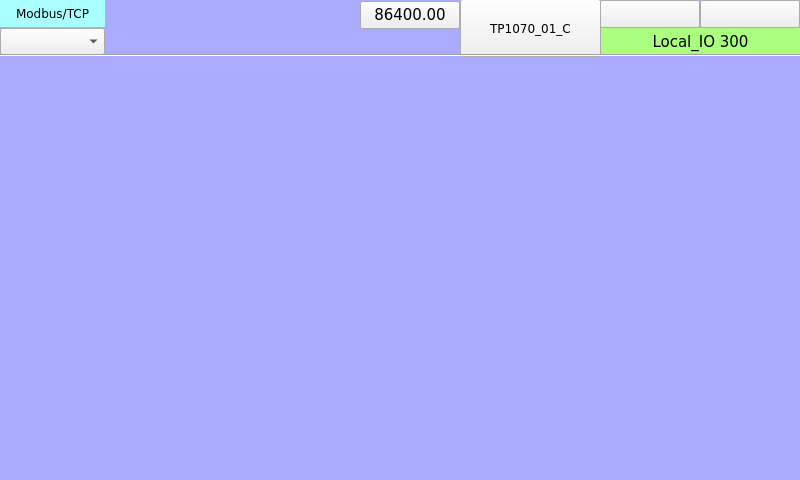
<?xml version="1.0" encoding="UTF-8"?>
<ui version="4.0">
 <class>page300</class>
 <widget class="QWidget" name="page300">
  <property name="geometry">
   <rect>
    <x>0</x>
    <y>0</y>
    <width>800</width>
    <height>480</height>
   </rect>
  </property>
  <property name="minimumSize">
   <size>
    <width>800</width>
    <height>480</height>
   </size>
  </property>
  <property name="maximumSize">
   <size>
    <width>800</width>
    <height>480</height>
   </size>
  </property>
  <property name="windowTitle">
   <string>page300</string>
  </property>
  <property name="styleSheet">
   <string notr="true">QWidget#page300
{
background-color: rgb(170, 170, 255);
}</string>
  </property>
  <widget class="QLabel" name="label_Qt_Project_2">
   <property name="geometry">
    <rect>
     <x>600</x>
     <y>28</y>
     <width>201</width>
     <height>27</height>
    </rect>
   </property>
   <property name="font">
    <font>
     <family>DejaVu Sans</family>
     <pointsize>11</pointsize>
    </font>
   </property>
   <property name="styleSheet">
    <string notr="true">background-color: rgb(170, 255, 127);</string>
   </property>
   <property name="text">
    <string>Local_IO 300</string>
   </property>
   <property name="alignment">
    <set>Qt::AlignCenter</set>
   </property>
  </widget>
  <widget class="ATCMtime" name="atcmTime_2">
   <property name="geometry">
    <rect>
     <x>700</x>
     <y>0</y>
     <width>100</width>
     <height>28</height>
    </rect>
   </property>
   <property name="font">
    <font>
     <family>DejaVu Sans</family>
     <pointsize>9</pointsize>
    </font>
   </property>
   <property name="toolTip">
    <string>ATCM QTime</string>
   </property>
   <property name="whatsThis">
    <string>ATCMtime widget</string>
   </property>
   <property name="bgColor">
    <color>
     <red>255</red>
     <green>255</green>
     <blue>127</blue>
    </color>
   </property>
   <property name="borderWidth">
    <number>0</number>
   </property>
   <property name="borderRadius">
    <number>0</number>
   </property>
  </widget>
  <widget class="QLabel" name="label_Start_3">
   <property name="geometry">
    <rect>
     <x>0</x>
     <y>0</y>
     <width>105</width>
     <height>27</height>
    </rect>
   </property>
   <property name="font">
    <font>
     <family>DejaVu Sans</family>
     <pointsize>9</pointsize>
    </font>
   </property>
   <property name="styleSheet">
    <string notr="true">background-color: rgb(170, 255, 255);</string>
   </property>
   <property name="text">
    <string>Modbus/TCP</string>
   </property>
   <property name="alignment">
    <set>Qt::AlignCenter</set>
   </property>
  </widget>
  <widget class="ATCMlabel" name="atcmLabel_PLC_time">
   <property name="geometry">
    <rect>
     <x>360</x>
     <y>1</y>
     <width>100</width>
     <height>28</height>
    </rect>
   </property>
   <property name="font">
    <font>
     <family>DejaVu Sans</family>
     <pointsize>11</pointsize>
     <weight>50</weight>
     <bold>false</bold>
    </font>
   </property>
   <property name="text">
    <string>86400.00</string>
   </property>
   <property name="toolTip">
    <string>PLC_time</string>
   </property>
   <property name="whatsThis">
    <string>ATCMlabel widget</string>
   </property>
   <property name="variable">
    <string>PLC_time</string>
   </property>
   <property name="refresh">
    <number>500</number>
   </property>
   <property name="max">
    <string>0</string>
   </property>
   <property name="min">
    <string>0</string>
   </property>
   <property name="viewStatus">
    <bool>false</bool>
   </property>
   <property name="visibilityVar">
    <string/>
   </property>
   <property name="bgColor">
    <color>
     <red>255</red>
     <green>255</green>
     <blue>127</blue>
    </color>
   </property>
   <property name="borderWidth">
    <number>0</number>
   </property>
   <property name="borderRadius">
    <number>0</number>
   </property>
  </widget>
  <widget class="ATCManimation" name="atcmAnimation_TEST_STATUS">
   <property name="geometry">
    <rect>
     <x>105</x>
     <y>0</y>
     <width>121</width>
     <height>55</height>
    </rect>
   </property>
   <property name="toolTip">
    <string>TEST_STATUS</string>
   </property>
   <property name="whatsThis">
    <string>ATCManimation widget</string>
   </property>
   <property name="font">
    <font>
     <family>DejaVu Sans</family>
     <pointsize>6</pointsize>
    </font>
   </property>
   <property name="mapping">
    <string>0;:/icons/my_img/local.png;216;:/icons/my_img/remote.png;42;:/icons/my_img/done.png</string>
   </property>
   <property name="variable">
    <string>TEST_STATUS</string>
   </property>
   <property name="refresh">
    <number>500</number>
   </property>
   <property name="viewStatus">
    <bool>false</bool>
   </property>
   <property name="visibilityVar">
    <string/>
   </property>
  </widget>
  <widget class="ATCMbutton" name="atcmButton_6">
   <property name="geometry">
    <rect>
     <x>460</x>
     <y>-1</y>
     <width>141</width>
     <height>58</height>
    </rect>
   </property>
   <property name="font">
    <font>
     <family>DejaVu Sans</family>
     <pointsize>9</pointsize>
     <weight>50</weight>
     <bold>false</bold>
    </font>
   </property>
   <property name="toolTip">
    <string/>
   </property>
   <property name="whatsThis">
    <string>ATCMbutton widget</string>
   </property>
   <property name="pageName">
    <string>menu</string>
   </property>
   <property name="statusvar">
    <string/>
   </property>
   <property name="viewStatus">
    <bool>false</bool>
   </property>
   <property name="refresh">
    <number>200</number>
   </property>
   <property name="visibilityVar">
    <string/>
   </property>
   <property name="bgColor">
    <color>
     <red>170</red>
     <green>170</green>
     <blue>255</blue>
    </color>
   </property>
   <property name="borderColor">
    <color>
     <red>220</red>
     <green>220</green>
     <blue>220</blue>
    </color>
   </property>
   <property name="text">
    <string>TP1070_01_C</string>
   </property>
   <property name="pressText">
    <string>TP1070_01_C</string>
   </property>
   <property name="borderWidth">
    <number>2</number>
   </property>
   <property name="borderRadius">
    <number>0</number>
   </property>
   <property name="apparence">
    <enum>QFrame::Raised</enum>
   </property>
  </widget>
  <widget class="ATCMdate" name="atcmDate_2">
   <property name="geometry">
    <rect>
     <x>600</x>
     <y>0</y>
     <width>100</width>
     <height>28</height>
    </rect>
   </property>
   <property name="font">
    <font>
     <family>DejaVu Sans</family>
     <pointsize>9</pointsize>
    </font>
   </property>
   <property name="toolTip">
    <string>ATCM QDate</string>
   </property>
   <property name="whatsThis">
    <string>ATCMdate widget</string>
   </property>
   <property name="bgColor">
    <color>
     <red>255</red>
     <green>255</green>
     <blue>127</blue>
    </color>
   </property>
   <property name="borderWidth">
    <number>0</number>
   </property>
   <property name="borderRadius">
    <number>0</number>
   </property>
  </widget>
  <widget class="ATCMcombobox" name="atcmComboBox">
   <property name="geometry">
    <rect>
     <x>0</x>
     <y>28</y>
     <width>105</width>
     <height>27</height>
    </rect>
   </property>
   <property name="font">
    <font>
     <family>DejaVu Sans</family>
     <pointsize>9</pointsize>
    </font>
   </property>
   <property name="toolTip">
    <string>TEST_COMMAND</string>
   </property>
   <property name="whatsThis">
    <string>ATCMcombobox widget</string>
   </property>
   <property name="variable">
    <string>TEST_COMMAND</string>
   </property>
   <property name="refresh">
    <number>500</number>
   </property>
   <property name="viewStatus">
    <bool>false</bool>
   </property>
   <property name="writeAcknowledge">
    <bool>false</bool>
   </property>
   <property name="visibilityVar">
    <string/>
   </property>
   <property name="bgColor">
    <color>
     <red>170</red>
     <green>255</green>
     <blue>127</blue>
    </color>
   </property>
   <property name="borderWidth">
    <number>0</number>
   </property>
   <property name="borderRadius">
    <number>0</number>
   </property>
   <property name="mapping">
    <string>0;LOCAL;216;REMOTE;42;DONE</string>
   </property>
  </widget>
  <widget class="Line" name="line_2">
   <property name="geometry">
    <rect>
     <x>0</x>
     <y>45</y>
     <width>801</width>
     <height>20</height>
    </rect>
   </property>
   <property name="font">
    <font>
     <family>DejaVu Sans</family>
     <pointsize>6</pointsize>
    </font>
   </property>
   <property name="orientation">
    <enum>Qt::Horizontal</enum>
   </property>
  </widget>
 </widget>
 <customwidgets>
  <customwidget>
   <class>ATCManimation</class>
   <extends>QLabel</extends>
   <header>atcmplugin.h</header>
  </customwidget>
  <customwidget>
   <class>ATCMbutton</class>
   <extends>QPushButton</extends>
   <header>atcmplugin.h</header>
  </customwidget>
  <customwidget>
   <class>ATCMcombobox</class>
   <extends>QComboBox</extends>
   <header>atcmplugin.h</header>
  </customwidget>
  <customwidget>
   <class>ATCMdate</class>
   <extends>QPushButton</extends>
   <header>atcmplugin.h</header>
  </customwidget>
  <customwidget>
   <class>ATCMlabel</class>
   <extends>QPushButton</extends>
   <header>atcmplugin.h</header>
  </customwidget>
  <customwidget>
   <class>ATCMtime</class>
   <extends>QPushButton</extends>
   <header>atcmplugin.h</header>
  </customwidget>
 </customwidgets>
 <resources/>
 <connections>
  <connection>
   <sender>atcmButton_6</sender>
   <signal>newPage(const char*,bool)</signal>
   <receiver>page300</receiver>
   <slot>goto_page(const char*,bool)</slot>
   <hints>
    <hint type="sourcelabel">
     <x>20</x>
     <y>20</y>
    </hint>
    <hint type="destinationlabel">
     <x>20</x>
     <y>20</y>
    </hint>
   </hints>
  </connection>
 </connections>
 <slots>
  <slot>goto_page(const char*,bool)</slot>
 </slots>
</ui>
